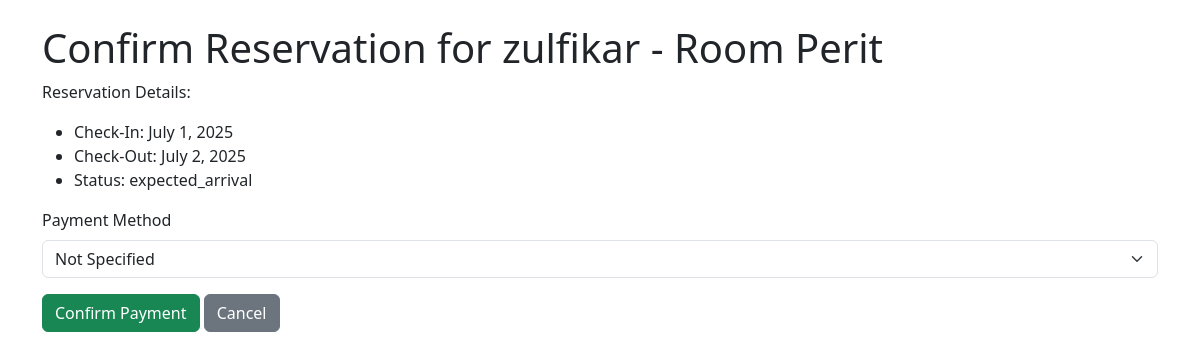
The app's page /reservation/confirm/4/ with its own data.
### pms/models.py (models this page shows, shortened)
class Reservation(models.Model):
    STATUS_CHOICES = [
        ('pending', 'Pending'),
        ('confirmed', 'Confirmed'),
        ('expected_arrival', 'Expected Arrival'),
        ('expected_departure', 'Expected Departure'),
        ('canceled', 'Canceled'),
        ('no_show', 'No-Show'),
    ]
    PAYMENT_METHODS = [
        ('', 'Not Specified'),  # Empty choice for pending reservations
        ('bank_transfer', 'Bank Transfer'),
        ('cash', 'Cash'),
        ('credit_card', 'Credit Card'),
    ]
    guest = models.ForeignKey(Guest, on_delete=models.CASCADE)
    room = models.ForeignKey(Room, on_delete=models.CASCADE)
    check_in = models.DateField()
    check_out = models.DateField()
    status = models.CharField(max_length=20, choices=STATUS_CHOICES, default='pending')
    payment_method = models.CharField(max_length=20, choices=PAYMENT_METHODS, blank=True, default='')

class Guest(models.Model):
    name = models.CharField(max_length=100)
    email = models.EmailField(unique=True)
    phone = models.CharField(max_length=15, blank=True)

class Room(models.Model):
    ROOM_TYPES = [
        ('single', 'Single'),
        ('double', 'Double'),
        ('suite', 'Suite'),
    ]
    STATUS_CHOICES = [
        ('available', 'Available'),
        ('occupied', 'Occupied'),
    ]
    room_number = models.CharField(max_length=10, unique=True)
    room_type = models.CharField(max_length=20, choices=ROOM_TYPES)
    rate = models.DecimalField(max_digits=10, decimal_places=2)
    status = models.CharField(max_length=20, choices=STATUS_CHOICES, default='available')

### pms/views.py (the view, shortened to what this page needs)
# urls.py: path('reservation/confirm/<int:reservation_id>/', confirm_reservation, name='confirm_reservation'),
def confirm_reservation(request, reservation_id):
    reservation = get_object_or_404(Reservation, id=reservation_id)
    return render(request, 'pms/confirm_reservation.html', {'reservation': reservation})

### pms/templates/pms/confirm_reservation.html (shortened to what this page needs)
<!DOCTYPE html>
<html>
<head>
    <link href="https://cdn.jsdelivr.net/npm/bootstrap@5.3.0/dist/css/bootstrap.min.css" rel="stylesheet">
</head>
<body>
    <div class="container mt-4">
        <h1>Confirm Reservation for {{ reservation.guest.name }} - Room {{ reservation.room.room_number }}</h1>
        <p>Reservation Details:</p>
        <ul>
            <li>Check-In: {{ reservation.check_in }}</li>
            <li>Check-Out: {{ reservation.check_out }}</li>
            <li>Status: {{ reservation.status }}</li>
        </ul>
        <form method="post">
            <div class="mb-3">
                <label for="id_payment_method" class="form-label">Payment Method</label>
                <select name="payment_method" id="id_payment_method" class="form-select">
                    <option value="" {% if form.payment_method.value == '' %}selected{% endif %}>Not Specified</option>
                </select>
            </div>
            <button type="submit" class="btn btn-success">Confirm Payment</button>
            <a href="{% url 'dashboard' %}" class="btn btn-secondary">Cancel</a>
        </form>
    </div>
</body>
</html>

### records on screen
Reservation: guest.name "zulfikar", room.room_number "Perit", check_in "July 1, 2025", check_out "July 2, 2025", status "expected_arrival"
